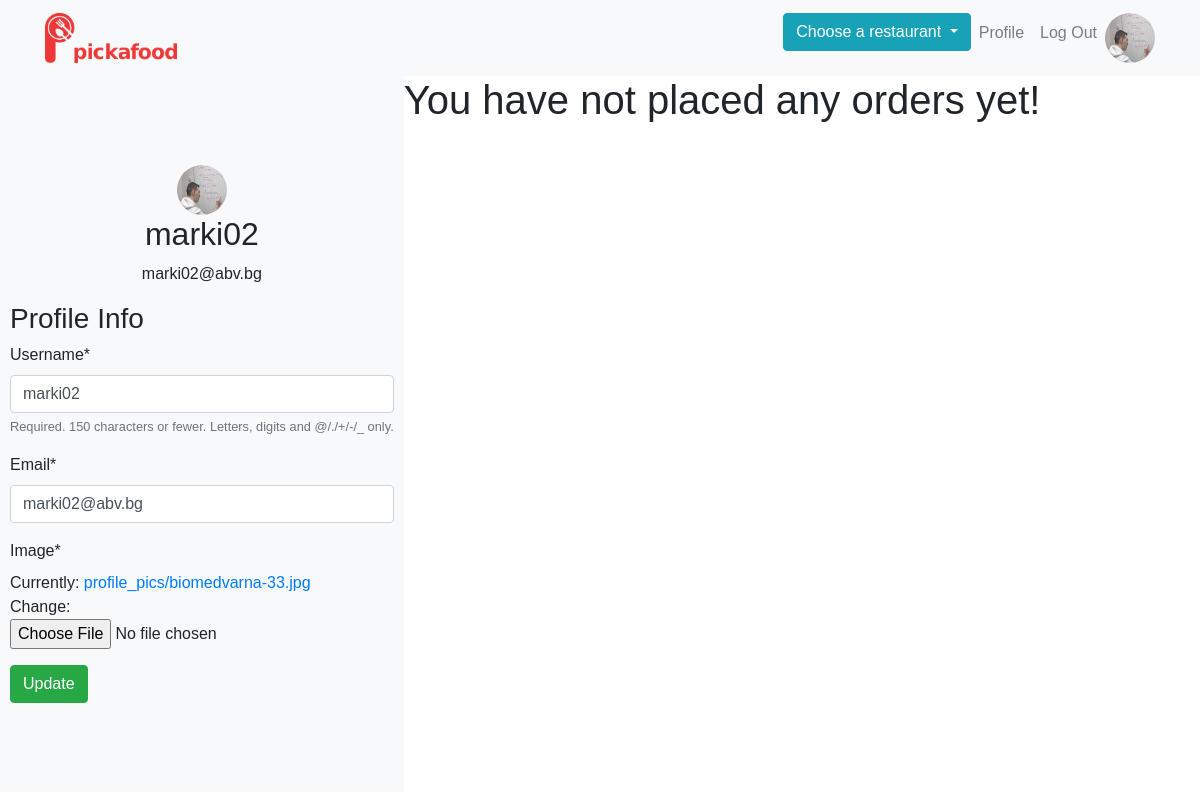
Before: /profile/ (signed in) with the older database file.
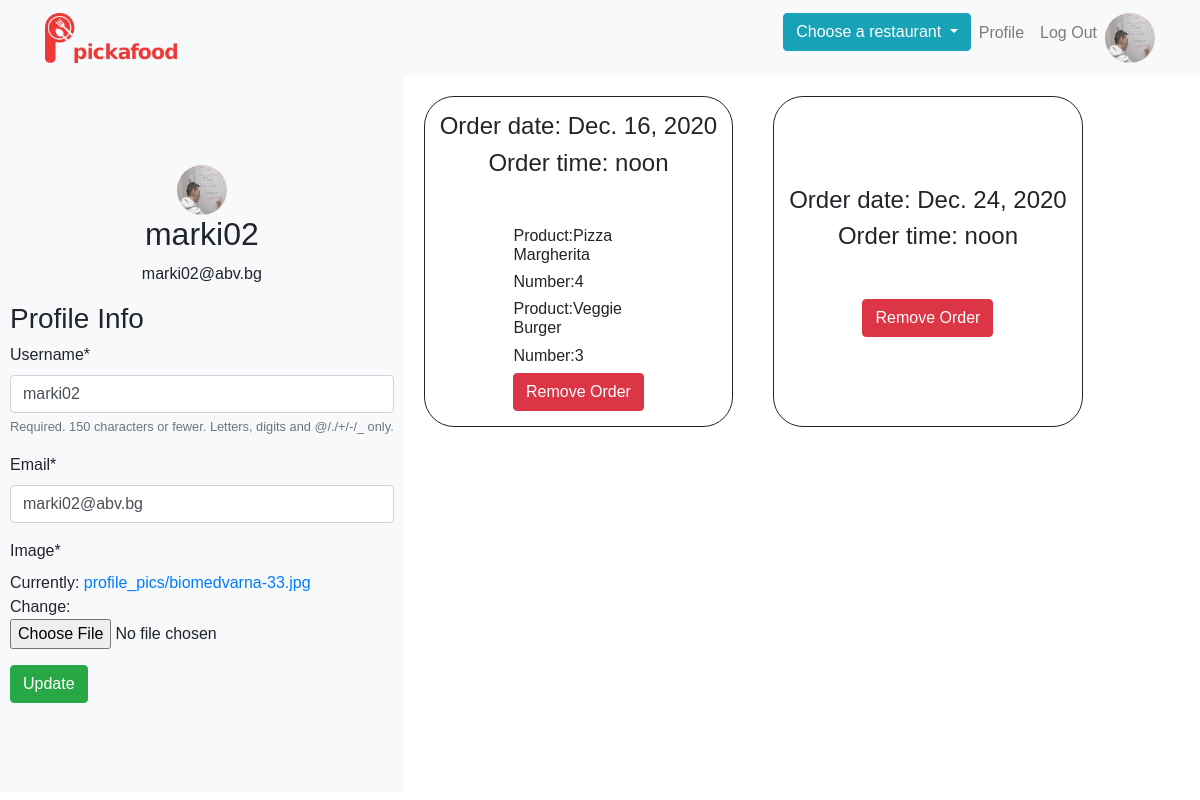
After: the same page with the newer database file.
### users/models.py (models this page shows, shortened)
class Profile(models.Model):
    user = models.OneToOneField(User, on_delete=models.CASCADE)
    image = models.ImageField(default='default.jpg', upload_to='profile_pics')
    @property
    def is_restaurant_admin_profile(self):
        for item in RESTAURANT_NAMES:
            if not self.user.email.__str__().find(item) == -1:
                is_restaurant_admin_profile = item
                self.user.is_staff = True
                self.user.save()
                return is_restaurant_admin_profile
        return ''

### app/models.py (models this page shows, shortened)
class Order(models.Model):
    date = models.DateField()
    time = models.TimeField()
    number_of_people = models.IntegerField()
    name = models.CharField(max_length=150)
    telephone_number = models.CharField(validators=[phone_regex],
                                        max_length=17,
                                        blank=True)
    email = models.EmailField()
    order_restaurant = models.ForeignKey(Restaurant, on_delete=models.DO_NOTHING)
    order_profile = models.ForeignKey(Profile, on_delete=models.DO_NOTHING)

class OrderItem(models.Model):
    name = models.ForeignKey(MenuItem, on_delete=models.DO_NOTHING)
    user_order = models.ForeignKey(Order, on_delete=models.DO_NOTHING)
    number_ordered = models.IntegerField()

class MenuItem(models.Model):
    name = models.CharField(max_length=255)
    description = models.TextField()
    category = models.ForeignKey(Category, on_delete=models.DO_NOTHING)
    restaurant = models.ForeignKey(Restaurant, on_delete=models.DO_NOTHING)
    image = models.ImageField(upload_to=upload_menu_image_destination, blank=True, null=True)
    price = models.DecimalField(max_digits=5, decimal_places=2)
    is_active = models.BooleanField(default=False)
    is_healthy = models.BooleanField(default=False)
    def __str__(self):
        return self.name

### users/views.py (the view)
# urls.py: path('profile/', user_views.profile, name='profile'),
@login_required
def profile(request):
    if request.method == 'POST':
        user_form = UserUpdateForm(request.POST, instance=request.user)
        profile_form = ProfileUpdateForm(request.POST, request.FILES,
                                         instance=request.user.profile)
        if user_form.is_valid() and profile_form.is_valid():
            user_form.save()
            profile_form.save()
            messages.success(request, f'Your account has been updated!')
            redirect('profile')
    else:
        user_form = UserUpdateForm(instance=request.user)
        profile_form = ProfileUpdateForm(instance=request.user.profile)
    restaurants = Restaurant.objects.all()
    context = {
          'user_form': user_form,
          'profile_form': profile_form,
          'restaurants': restaurants,
    }
    if not request.user.profile.is_restaurant_admin_profile == '':
        restaurant_orders = [item for item in Order.objects.all() if get_restaurant_name(item.order_restaurant.name) == request.user.profile.is_restaurant_admin_profile]
        current = len(restaurant_orders)
        context['range'] = range(current)
        context['orders'] = restaurant_orders
        return render(request, 'users/admin_profile.html', context)
    else:
        user_order = Order.objects.filter(order_profile=request.user.profile)
        current = user_order.count()
        context['range'] = range(current)
        context['orders'] = user_order
        return render(request, 'users/common_profile.html', context)

### users/forms.py
class UserUpdateForm(forms.ModelForm):
    email = forms.EmailField()
    class Meta:
        model = User
        fields = [
            'username',
            'email',
        ]

class ProfileUpdateForm(forms.ModelForm):
    class Meta:
        model = Profile
        fields = [
            'image',
        ]

### app/context_processors/restaurants.py (called while the page is built)
def restaurants(request):
    from app.models import Restaurant
    return {'restaurants': Restaurant.objects.all()}

### app/models.py (called while the page is built)
    def __str__(self):
        return self.name

### app/templates/users/common_profile.html (shortened to what this page needs)
{% extends 'users/profile.html' %}
{% block is_admin %}
    {% if orders %}
        {% for order in orders %}
            <div
                    style="
              min-width: 150px;
              min-height: 150px;
              border-radius: 30px;
              border: 1px solid;
              display: flex;
              justify-content: center;
              align-items: center;
              flex-direction: column;
              margin: 20px;
              padding: 15px;
              box-sizing: border-box;
            "
            >
                <h4>Order date: {{ order.date }}</h4>
                <h4>Order time: {{ order.time }}</h4>
                {% for ord in order.orderitem_set.all %}
                    <div>
                        <h6 style="
                                width: 130px;
                                word-wrap: break-word"
                        >Product:{{ ord.name }}</h6>
                        <h6 style="
                            width: 130px;
                            word-wrap: break-word;"
                        >Number:{{ ord.number_ordered }}</h6>
                    </div>
                {% endfor %}
            <a href="{% url 'remove' order.id %}">
                <button class="btn btn-danger" >
                    Remove Order
                </button>
            </a>
            </div>
        {% endfor %}
    {% else %}
        <h1>You have not placed any orders yet!</h1>
    {% endif %}
{% endblock is_admin %}

### app/templates/users/profile.html (shortened to what this page needs)
{% extends 'app/base.html' %}
{% load crispy_forms_tags %}
{% block content %}
    <div
            class="d-flex flex-row flex-wrap justify-content-center"
            style="height: 89.5vh"
    >
        <div class="d-flex flex-column" style="position: relative">
            <div
                    style="
            display: flex;
            justify-content: center;
            align-items: center;
            flex-direction: column;
            background-color: #f8f9fa !important;
            padding: 10px;
            box-sizing: border-box;
            height: 100%;
          "
            >
                <div
                        style="
              display: flex;
              justify-content: center;
              align-items: center;
              flex-direction: column;
              background-color: #f8f9fa !important;
            "
                >
                    <img
                            src="{{ user.profile.image.url }}"
                            style="border-radius: 50px; width: 50px; height: 50px"
                    />
                    <h2>{{ user.username }}</h2>
                    <p>{{ user.email }}</p>
                </div>
                <form method="POST" enctype="multipart/form-data">
                    <h3>Profile Info</h3>
                    <div class="form-group">
                        {{ user_form|crispy }} {{ profile_form|crispy }}
                    </div>
                    <div>
                        <button class="btn btn-success" type="submit">Update</button>
                    </div>
                </form>
            </div>
        </div>
        <div class="d-flex flex-column" style="flex: 1">
            <div class="d-flex flex-wrap">
            {% block is_admin %}
            {% endblock is_admin %}
            </div>
        </div>
    </div>
{% endblock content %}

### app/templates/app/base.html (shortened to what this page needs)
{% load static %}
<!DOCTYPE html>
<html lang="en">
<head>
    <link
            rel="stylesheet"
            href="https://maxcdn.bootstrapcdn.com/bootstrap/4.0.0/css/bootstrap.min.css"
    />
    <link
            rel="stylesheet"
            href="https://use.fontawesome.com/releases/v5.7.2/css/all.css"
    />
    <link rel="stylesheet" href="{% static 'app/main.css' %}"/>
</head>
<body>
<nav class="navbar navbar-expand-lg navbar-light bg-light">
    <div class="container">
        <a class="navbar-brand" href="/">
            <img src="{% static 'app/pickafood-logo.png' %}" alt=""/>
        </a>
        <div class="collapse navbar-collapse" id="navbarSupportedContent">
            <ul class="navbar-nav ml-auto">
                {% if restaurants %}
                    <li class="nav-item">
                        <div class="dropdown">
                            <button class="btn btn-info dropdown-toggle" type="button" id="dropdownMenuButton"
                                    data-toggle="dropdown" aria-haspopup="true" aria-expanded="false">
                                Choose a restaurant
                            </button>
                        </div>
                    </li>
                {% else %}
                    <li class="nav-item">
                        <btn class="btn disabled">No working restaurants! Come back tomorrow!</btn>
                    </li>
                {% endif %}
                {% if user.is_authenticated %}
                    <li class="nav-item">
                        <a class="nav-link" href="{% url 'profile' %}"> Profile </a>
                    </li>
                    <li class="nav-item">
                        <a class="nav-link" href="{% url 'logout' %}"> Log Out </a>
                    </li>
                    <li class="nav-item">
                        <img
                                class="rounded-circle"
                                src="{{ user.profile.image.url }}"
                                style="height: 50px; width: 50px"
                        />
                    </li>
                {% endif %}
            </ul>
        </div>
    </div>
</nav>
{% block content %} {% endblock content %}
</body>
</html>

### app/static/app/main.css (style rules this page uses)
.navbar-brand img { height: 50px; }
body { font-family: 'Montserrat', sans-serif; }

Changed rows visible on the page:
added Order: date "Dec. 16, 2020", time "noon"
added OrderItem: name "Pizza Margherita", number_ordered "4"
added OrderItem: name "Veggie Burger", number_ordered "3"
added Order: date "Dec. 24, 2020", time "noon"
Other visible differences:
text no longer shown: "You have not placed any orders yet!"
